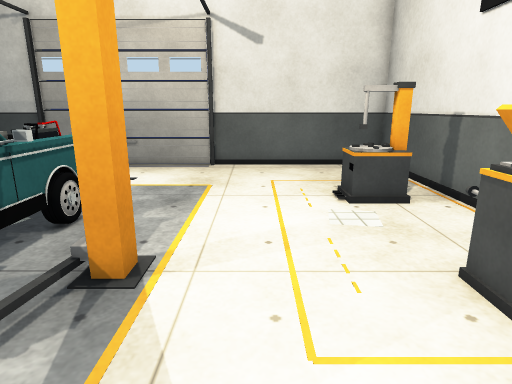
View 1 (above)

13 first-person views from a walk through a scene from a Unity 3-D project. The camera is 1.3 m above the floor, tilts 14° down and sees 75° across. Doors are open. The floor is counted in squares, 0.5 m on a side. Each view is taken from the middle of a square. On the plan, view 1 faces up. The plan holds only what a view shows up to about 20 squares ahead; the rest is blank. The player is left out. Surface patterns are stand-ins for the level's own textures.

View 2
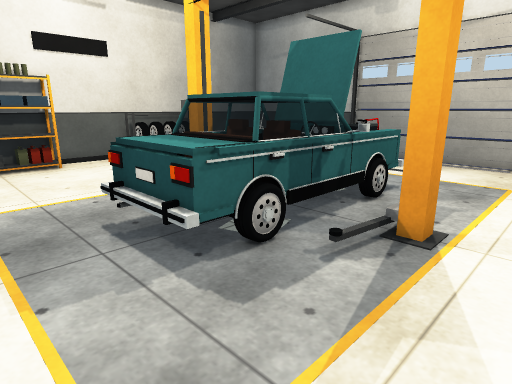

View 3
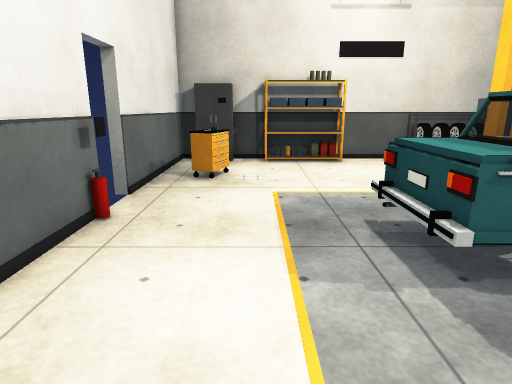

View 4
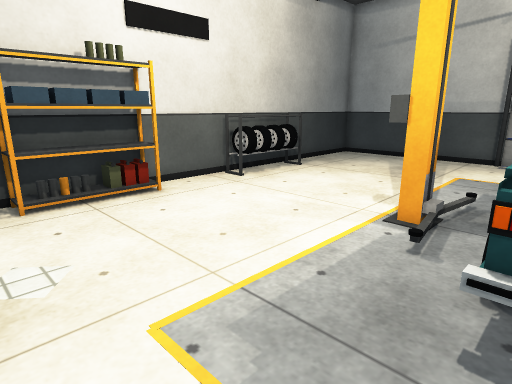

View 5
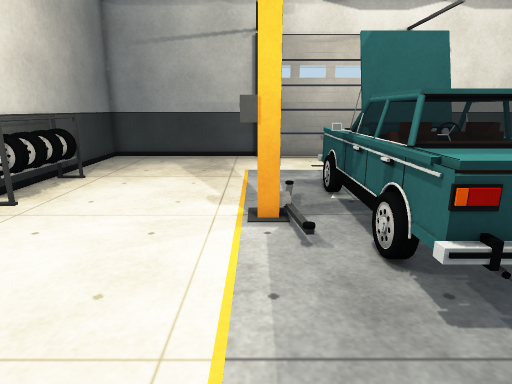

View 6
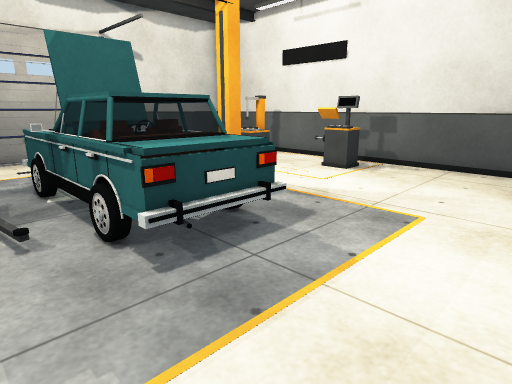

View 7
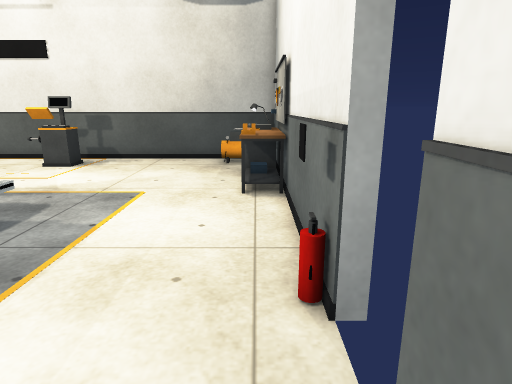

View 8
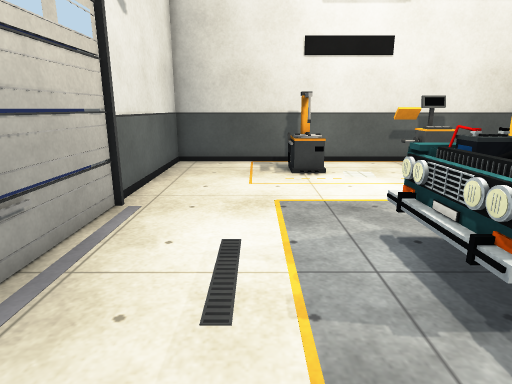

View 9
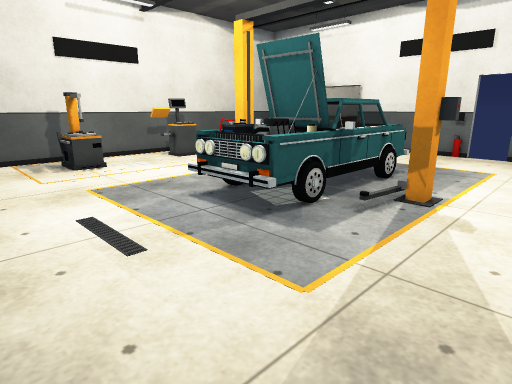

View 10
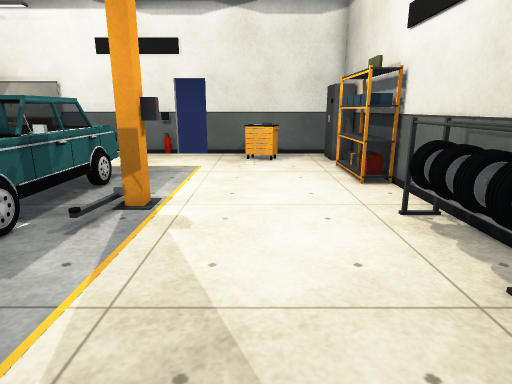

View 11
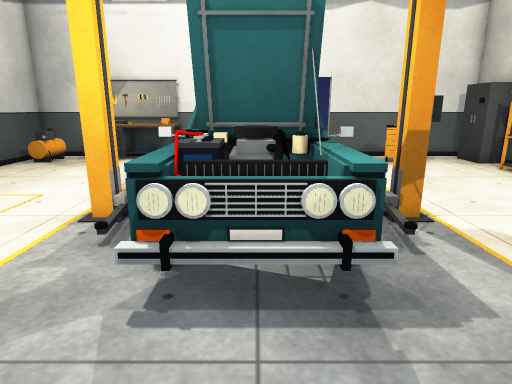

View 12
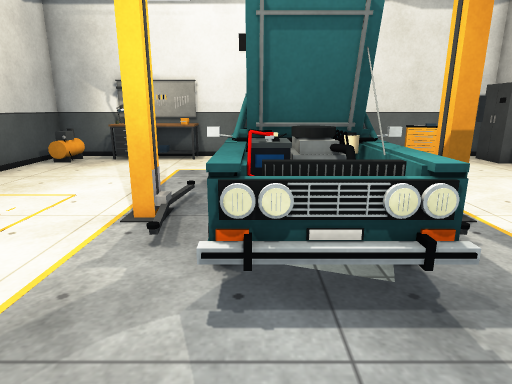

View 13
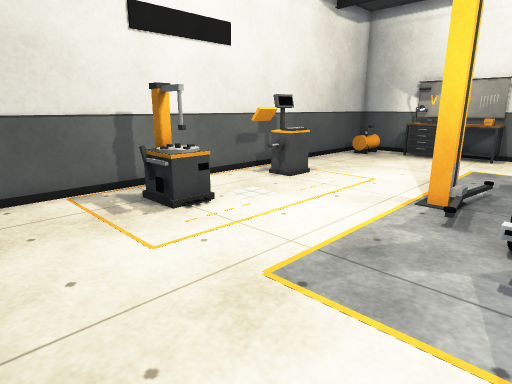

### Floor plan
Points are (right, up) in squares from view 1. A wall is a line through its corners. A room is listed if a view was taken in it or the views show most of it. See-through windows are left out.
Room 1 (views 1, 2, 3, 4, 5, 6, 7, 8, 9, 10, 11, 12, 13)
walls: (-2.6, 4.7) (-2.6, 5.3) (-2, 5.3) (-2, 4.7) (-2.6, 4.7); (-10.4, 4.8) (-10, 4.8) (-10, 5.3) (-9.4, 5.3) (-9.4, 4.7) (-10.4, 4.7); (3.3, 4.8) (4.3, 4.8) (4.3, 5.8) (4.5, 5.8); (4.2, 3.6) (4.2, 5.8); (4.4, 3.6) (3.3, 3.6); (-1.5, -5) (-1.5, -4.4); (-7.6, -6) (6, -6) (6, 16) (-2.2, 16) (-2.2, 16.5); (-16.8, 2.2) (-16.8, -1.5) (-17.9, -1.5); (-9.8, 16) (-18, 16) (-18, -3.6); (-1.7, -6) (-1.7, -4.5) (2.6, -4.5); (-17.8, 2.2) (-17, 2.2); (-17.9, 2.4) (-17, 2.4); (-16.8, -1.3) (-17.8, -1.3); (0.9, -5.9) (0.9, -4.5); (-18, -5.1) (-18, -6) (-10.1, -6)
low walls: (3.3, 3.6) (3.3, 4.8); (3.5, 4.8) (3.5, 5.5); (-17, 2.2) (-17, 0.8); (-0.2, -5.5) (-0.2, -4.8) (0.6, -4.8); (1, -5) (2, -5); (-17.2, 0) (-17.1, -0.4); (4.5, -3.3) (5.1, -3.3)
ways out: open door at (-9.5, -6)
objects: other object (-17, -5) to (-17, -3); other object (-17, 6) to (-17, 10); other object (-14, -4) to (-13, -3); other object (-9, 16) to (-3, 16); other object (-8, -6); other object (-8, 1) to (-4, 8); other object (3, 9) to (4, 11)

Positions as (right, up) in squares from view 1, and headings:
1: (0, 0), facing up
2: (0, -2), facing up-left
3: (0, -2), facing left
4: (-7, -3), facing up-left
5: (-10, -3), facing up
6: (-10, -4), facing up-right
7: (-12, -5), facing right
8: (-11, 12), facing right
9: (-13, 15), facing down-right
10: (-13, 14), facing down
11: (-6, 13), facing down
12: (-5, 13), facing down
13: (-5, 15), facing down-right
